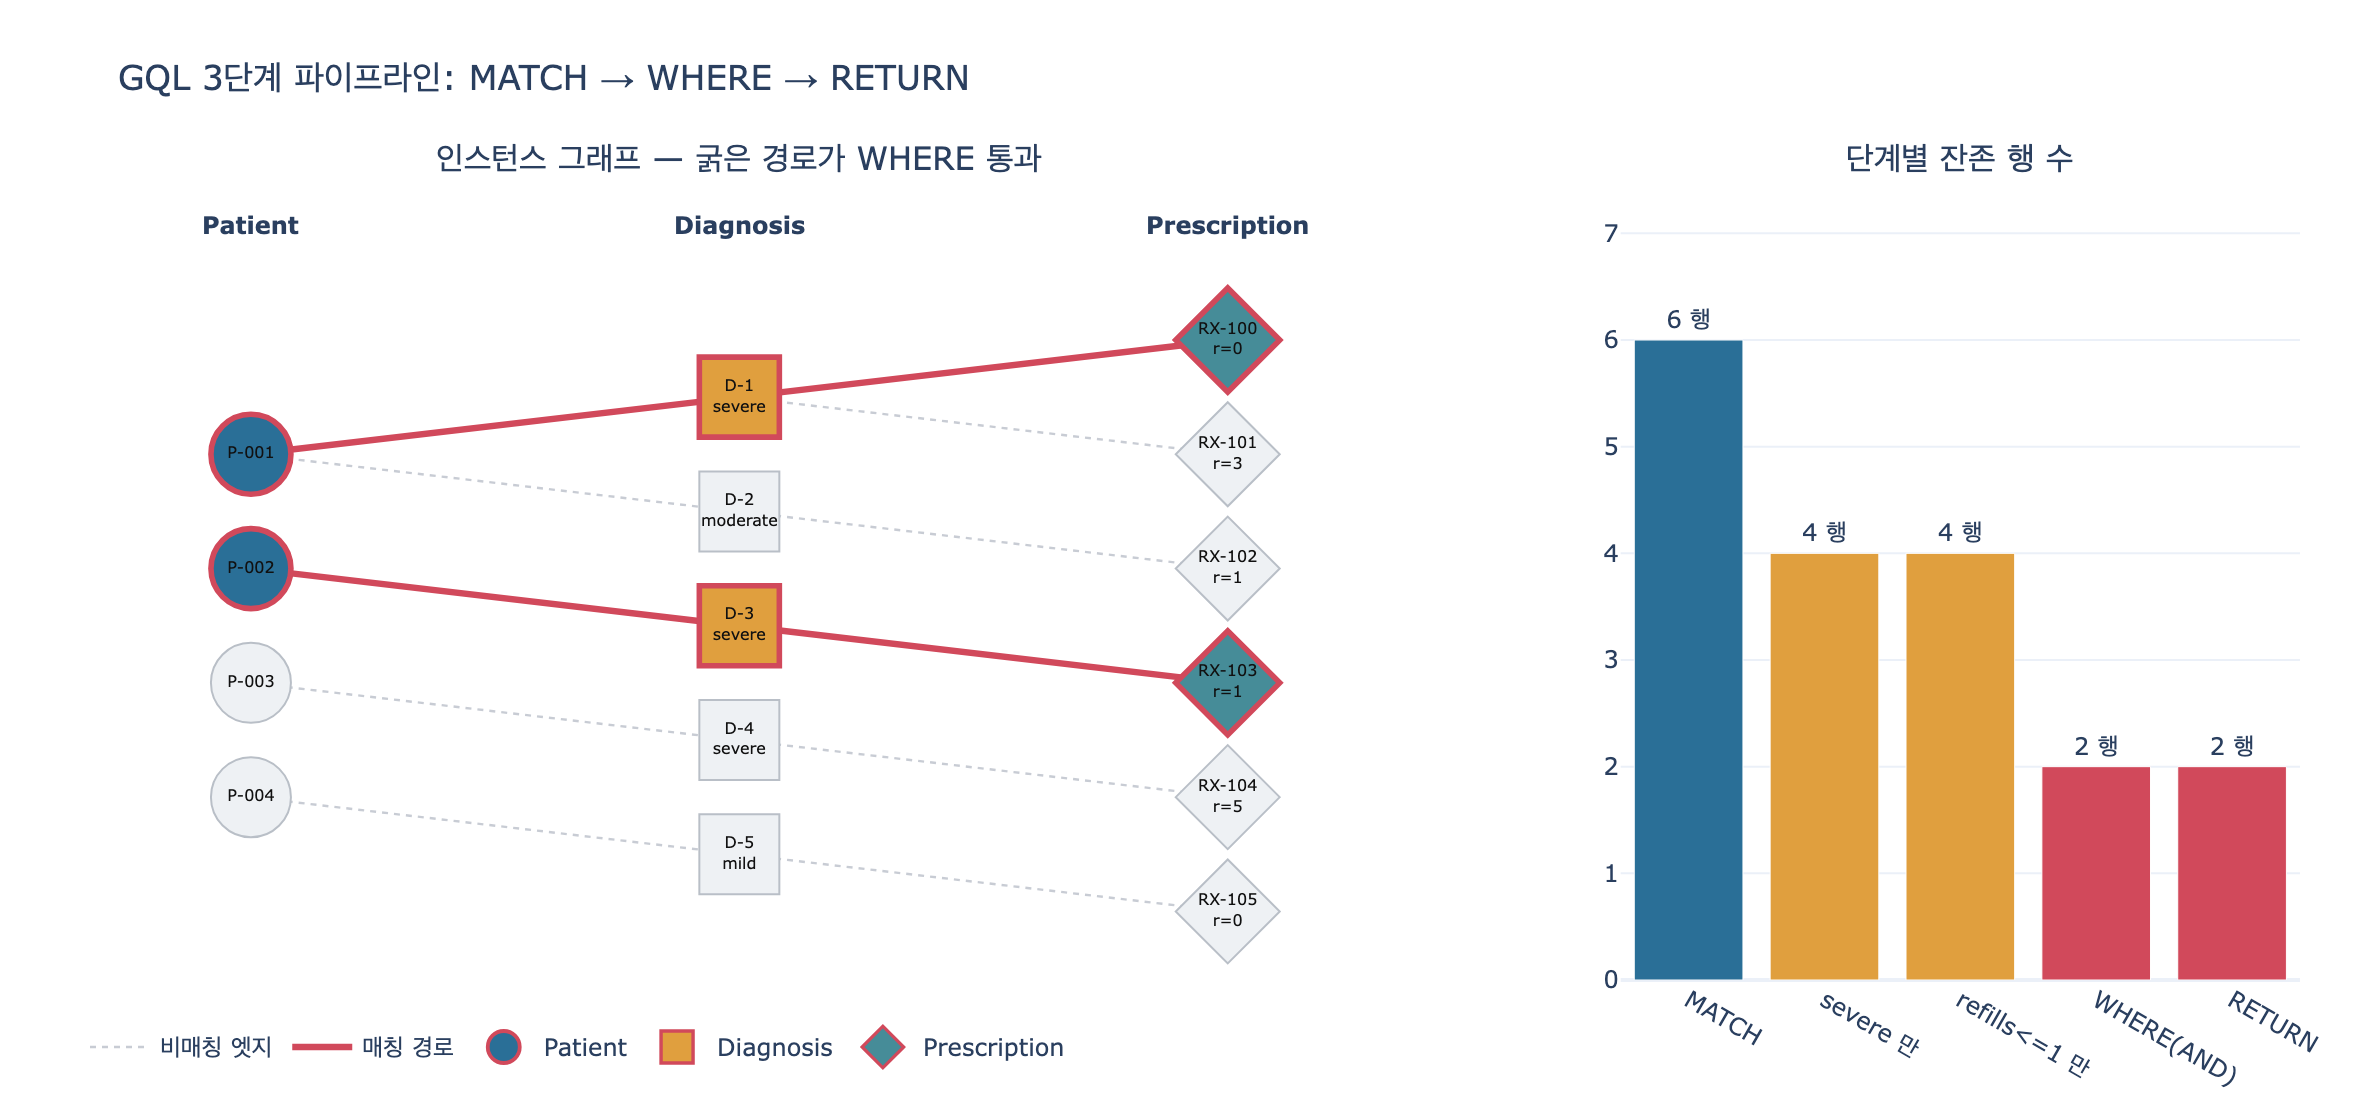

This figure's Python source:
# 필요 패키지: networkx, plotly, kaleido
#   pip install networkx plotly kaleido

# %% [markdown]
# # severe 진단 + 처방 소진 환자 찾기 — GQL 쿼리를 파이썬으로 분해하기
#
# 대상 쿼리:
#
# ```gql
# MATCH (p:Patient)-[:diagnosed_with]->(d:Diagnosis)-[:treated_by]->(rx:Prescription)
# WHERE d.severity = 'severe' AND rx.refillsRemaining <= 1
# RETURN p.patientId, d.description, rx.medication, rx.refillsRemaining
# ```
#
# 그래프 질의는 세 단계 파이프라인이다. 각 단계는 **행(row) 집합**을 입출력한다.
#
# $$\underbrace{G}_{\text{그래프}} \;\xrightarrow{\;\text{MATCH}\;}\;
#   R_0 \;\xrightarrow{\;\text{WHERE}\;}\; R_1 \;\xrightarrow{\;\text{RETURN}\;}\; R_2$$
#
# - **MATCH**: 그래프에서 패턴에 맞는 경로를 모두 열거해 바인딩 행 $R_0$ 생성
#   $$R_0 = \{(p,d,rx) \mid p \xrightarrow{\text{diagnosed\_with}} d \xrightarrow{\text{treated\_by}} rx\}$$
# - **WHERE**: 술어로 걸러 $R_1 = \{r \in R_0 \mid \phi(r)\}$
#   $$\phi(p,d,rx) \equiv (d.severity = \texttt{'severe'}) \land (rx.refillsRemaining \le 1)$$
# - **RETURN**: 각 행에서 원하는 프로퍼티만 투영(projection)해 $R_2$ 생성
#
# 이 노트북은 networkx로 작은 인스턴스 그래프를 만들고 위 3단계를
# **순수 파이썬 루프**로 재현하면서, 단계마다 남는 행 수를 세어 본다.

# %%
# --- 공통 셋업: 시각화 헬퍼 (fig.show()를 직접 호출하지 않는다) ---
import pathlib

import networkx as nx


def _show(fig):
    try:
        from IPython import get_ipython

        if get_ipython() is not None:  # VSCode 셀/Jupyter에서만 렌더링
            fig.show()
    except ImportError:
        pass


HERE = pathlib.Path(__file__).parent if "__file__" in globals() else pathlib.Path.cwd()
print("networkx", nx.__version__)
# 출력: networkx 3.2.1

# %% [markdown]
# ## 1. 인스턴스 그래프 만들기
#
# 온톨로지(스키마)는 "Patient 는 diagnosed_with 로 Diagnosis 를 가리킨다"는 **타입 수준** 규칙이고,
# 인스턴스 그래프는 그 규칙을 따르는 **개별 노드/엣지**다. MATCH 는 인스턴스 그래프를 훑는다.
#
# | 엔티티 | 식별자 | 이 예제에서 쓰는 프로퍼티 |
# |---|---|---|
# | `Patient` | `patientId` | — |
# | `Diagnosis` | `diagnosisId` | `description`, `severity`, `icdCode` |
# | `Prescription` | `rxNumber` | `medication`, `refillsRemaining` |
#
# 관계는 방향이 있는 두 개: `diagnosed_with` (Patient → Diagnosis),
# `treated_by` (Diagnosis → Prescription). 둘 다 one-to-many 이므로
# 한 환자가 진단 여러 개를, 한 진단이 처방 여러 개를 가질 수 있다.

# %%
G = nx.MultiDiGraph()  # 같은 두 노드 사이 여러 관계 타입을 허용하려면 MultiDiGraph

patients = [
    ("P-001", {"patientId": "P-001", "mrn": "MRN-88121", "bloodType": "A+"}),
    ("P-002", {"patientId": "P-002", "mrn": "MRN-88122", "bloodType": "O-"}),
    ("P-003", {"patientId": "P-003", "mrn": "MRN-88123", "bloodType": "B+"}),
    ("P-004", {"patientId": "P-004", "mrn": "MRN-88124", "bloodType": "AB+"}),
]
diagnoses = [
    ("D-1", {"diagnosisId": "D-1", "icdCode": "I50.9", "description": "Heart failure", "severity": "severe"}),
    ("D-2", {"diagnosisId": "D-2", "icdCode": "E11.9", "description": "Type 2 diabetes", "severity": "moderate"}),
    ("D-3", {"diagnosisId": "D-3", "icdCode": "J45.5", "description": "Severe asthma", "severity": "severe"}),
    ("D-4", {"diagnosisId": "D-4", "icdCode": "N18.5", "description": "Kidney failure", "severity": "severe"}),
    ("D-5", {"diagnosisId": "D-5", "icdCode": "M54.5", "description": "Low back pain", "severity": "mild"}),
]
prescriptions = [
    ("RX-100", {"rxNumber": "RX-100", "medication": "Furosemide", "dosage": "40mg", "refillsRemaining": 0}),
    ("RX-101", {"rxNumber": "RX-101", "medication": "Carvedilol", "dosage": "12.5mg", "refillsRemaining": 3}),
    ("RX-102", {"rxNumber": "RX-102", "medication": "Metformin", "dosage": "500mg", "refillsRemaining": 1}),
    ("RX-103", {"rxNumber": "RX-103", "medication": "Fluticasone", "dosage": "250mcg", "refillsRemaining": 1}),
    ("RX-104", {"rxNumber": "RX-104", "medication": "Epoetin alfa", "dosage": "4000IU", "refillsRemaining": 5}),
    ("RX-105", {"rxNumber": "RX-105", "medication": "Ibuprofen", "dosage": "400mg", "refillsRemaining": 0}),
]

for nid, props in patients:
    G.add_node(nid, label="Patient", **props)
for nid, props in diagnoses:
    G.add_node(nid, label="Diagnosis", **props)
for nid, props in prescriptions:
    G.add_node(nid, label="Prescription", **props)

# diagnosed_with: Patient -> Diagnosis
for src, dst in [("P-001", "D-1"), ("P-001", "D-2"), ("P-002", "D-3"), ("P-003", "D-4"), ("P-004", "D-5")]:
    G.add_edge(src, dst, key="diagnosed_with", type="diagnosed_with")

# treated_by: Diagnosis -> Prescription
for src, dst in [
    ("D-1", "RX-100"),
    ("D-1", "RX-101"),  # 한 진단에 처방 2개 (one-to-many)
    ("D-2", "RX-102"),
    ("D-3", "RX-103"),
    ("D-4", "RX-104"),
    ("D-5", "RX-105"),
]:
    G.add_edge(src, dst, key="treated_by", type="treated_by")

print("nodes:", G.number_of_nodes(), "edges:", G.number_of_edges())
print("D-4 는 treated_by 로 RX-104(refills=5) 만 가짐 →", list(G.successors("D-4")))
# 출력: nodes: 15 edges: 11
# 출력: D-4 는 treated_by 로 RX-104(refills=5) 만 가짐 → ['RX-104']

# %% [markdown]
# ## 2. MATCH — 3-hop 경로 열거
#
# ```
# (p:Patient)-[:diagnosed_with]->(d:Diagnosis)-[:treated_by]->(rx:Prescription)
# ```
#
# 문법을 조각으로 읽는다:
#
# | 조각 | 의미 |
# |---|---|
# | `(p:Patient)` | 소괄호 = **노드**. `p` 는 변수(바인딩 이름), `:Patient` 는 라벨/타입 제약 |
# | `-[:diagnosed_with]->` | 대괄호 = **관계**. `:diagnosed_with` 는 관계 타입, `->` 는 방향 |
# | `(d:Diagnosis)` | 중간 노드. `d` 로 바인딩해 WHERE/RETURN 에서 재사용 |
# | `-[:treated_by]->` | 두 번째 hop |
# | `(rx:Prescription)` | 종점 노드 |
#
# 노드가 3개이므로 **2 hop**(엣지 2개)이고, 노드까지 세면 3-노드 경로다.
# 관계에는 변수를 안 붙였다(`-[:treated_by]->`) — 관계 프로퍼티를 쓸 일이 없기 때문.
# 필요하면 `-[t:treated_by]->` 처럼 이름을 줄 수 있다.
#
# **방향이 왜 중요한가**: `->` 를 `<-` 로 바꾸면 "처방이 진단을 치료한다"는 반대 의미가 되어
# 매칭 결과가 0행이 된다. 온톨로지에서 `treated_by` 는 `Diagnosis → Prescription` 으로
# 선언됐으므로 진단 쪽에서 나가는 화살표만 존재한다.
#
# MATCH 의 출력은 하나의 노드가 아니라 **변수 → 노드** 바인딩 행들이다:
#
# $$R_0 \subseteq V_{\text{Patient}} \times V_{\text{Diagnosis}} \times V_{\text{Prescription}}$$

# %%
def out_edges_of_type(g, node, rel_type):
    """node 에서 나가는 rel_type 엣지의 목적지들 (화살표 방향 -> 을 그대로 구현)."""
    return [dst for _, dst, data in g.out_edges(node, data=True) if data["type"] == rel_type]


def match_pattern(g):
    """(p:Patient)-[:diagnosed_with]->(d:Diagnosis)-[:treated_by]->(rx:Prescription)"""
    rows = []
    for p in [n for n, a in g.nodes(data=True) if a["label"] == "Patient"]:  # (p:Patient)
        for d in out_edges_of_type(g, p, "diagnosed_with"):  # -[:diagnosed_with]->
            if g.nodes[d]["label"] != "Diagnosis":  # (d:Diagnosis) 라벨 제약
                continue
            for rx in out_edges_of_type(g, d, "treated_by"):  # -[:treated_by]->
                if g.nodes[rx]["label"] != "Prescription":  # (rx:Prescription)
                    continue
                rows.append({"p": p, "d": d, "rx": rx})
    return rows


R0 = match_pattern(G)
print(f"MATCH 결과: {len(R0)} 행")
for r in R0:
    print("   ", r["p"], "->", r["d"], "->", r["rx"])
# 출력: MATCH 결과: 6 행
# 출력:     P-001 -> D-1 -> RX-100
# 출력:     P-001 -> D-1 -> RX-101
# 출력:     P-001 -> D-2 -> RX-102
# 출력:     P-002 -> D-3 -> RX-103
# 출력:     P-003 -> D-4 -> RX-104
# 출력:     P-004 -> D-5 -> RX-105

# %% [markdown]
# 주의: `P-001` 이 **두 번** 나온다. 진단 `D-1` 에 처방이 2개(`RX-100`, `RX-101`)라
# 경로가 갈라졌기 때문이다. 그래프 질의의 결과는 "환자 목록"이 아니라 **경로 목록**이다.
# 환자 단위로 접고 싶으면 `RETURN DISTINCT p.patientId` 또는 집계를 써야 한다.
#
# ## 3. WHERE — 두 개의 술어를 AND 로 결합
#
# ```
# WHERE d.severity = 'severe' AND rx.refillsRemaining <= 1
# ```
#
# | 술어 | 바인딩 | 종류 | 의도 |
# |---|---|---|---|
# | `d.severity = 'severe'` | 중간 노드 `d` | 문자열 동등 비교 | 위험도 층화(risk stratification) — 중증만 |
# | `rx.refillsRemaining <= 1` | 종점 노드 `rx` | 정수 범위 비교 | 소진 임박 재고 |
#
# 두 조건이 **서로 다른 변수**에 걸린다는 게 핵심이다. MATCH 가 `p`, `d`, `rx` 를
# 한 행에 묶어 놨기 때문에, 경로를 따로 조인하지 않고도 진단 속성과 처방 속성을
# 같은 술어에서 함께 볼 수 있다.
#
# GQL/Cypher 에서 `=` 는 **비교** 연산자다(대입이 아니다). 문자열 리터럴은 작은따옴표.
# `severity` 는 온톨로지에서 string 타입이므로 `= 'severe'` 처럼 정확히 일치해야 하고,
# `'Severe'` 는 매칭되지 않는다(대소문자 구분).
#
# ### `<= 1` 을 쓰는 임상적 의도
#
# 원문 시나리오는 `refillsRemaining = 0` 을 예로 들었지만, 이 쿼리는 `<= 1` 을 쓴다.
#
# - `= 0` → 이미 **바닥난** 환자만. 발견 시점에 치료가 끊긴 상태 = 사후 대응.
# - `<= 1` → 0 과 1 을 함께. 마지막 리필 1회가 남은 환자까지 포함 = **사전 개입**.
#   중증 환자에게 약이 끊기는 것은 재입원·악화로 직결되므로, 처방 갱신 리드타임을
#   확보하려면 "곧 소진될" 구간을 미리 잡아야 한다.
# - `refillsRemaining` 이 정수 타입이라 이런 범위 비교가 가능하다. string 이었다면
#   사전식 비교로 떨어져 `"10" < "2"` 같은 오답이 나온다.
#
# 임계값 1 은 도메인 파라미터다. 갱신에 며칠 걸리는 전문의약품이라면 `<= 2` 로 넓힐 수 있다.

# %%
def where_clause(row, g):
    d_props = g.nodes[row["d"]]
    rx_props = g.nodes[row["rx"]]
    cond_severity = d_props["severity"] == "severe"  # d.severity = 'severe'
    cond_refills = rx_props["refillsRemaining"] <= 1  # rx.refillsRemaining <= 1
    return cond_severity and cond_refills, cond_severity, cond_refills


print(f"{'행':<22}{'severe?':<10}{'refills<=1?':<14}{'AND':<6}")
for r in R0:
    ok, c1, c2 = where_clause(r, G)
    path = f"{r['p']}/{r['d']}/{r['rx']}"
    print(f"{path:<22}{str(c1):<10}{str(c2):<14}{str(ok):<6}")

# 조건별로 몇 행이 살아남는지 (AND 가 왜 좁히는지 확인)
only_sev = [r for r in R0 if where_clause(r, G)[1]]
only_ref = [r for r in R0 if where_clause(r, G)[2]]
R1 = [r for r in R0 if where_clause(r, G)[0]]
print()
print(f"MATCH 전체                : {len(R0)} 행")
print(f"severity='severe' 만      : {len(only_sev)} 행")
print(f"refillsRemaining<=1 만    : {len(only_ref)} 행")
print(f"AND (WHERE 최종)          : {len(R1)} 행")
# 출력: 행                    severe?   refills<=1?   AND
# 출력: P-001/D-1/RX-100      True      True          True
# 출력: P-001/D-1/RX-101      True      False         False
# 출력: P-001/D-2/RX-102      False     True          False
# 출력: P-002/D-3/RX-103      True      True          True
# 출력: P-003/D-4/RX-104      True      False         False
# 출력: P-004/D-5/RX-105      False     True          False
# 출력:
# 출력: MATCH 전체                : 6 행
# 출력: severity='severe' 만      : 4 행
# 출력: refillsRemaining<=1 만    : 4 행
# 출력: AND (WHERE 최종)          : 2 행

# %% [markdown]
# 각 조건 단독으로는 4행이지만 AND 는 2행만 남긴다.
# 필터를 따로 돌려 교집합을 구하는 것과 결과가 같다:
#
# $$|R_1| = |\{severe\} \cap \{refills \le 1\}| = 2$$
#
# 탈락 이유를 하나씩 보면 술어의 역할이 분명해진다:
#
# - `P-001/D-1/RX-101` — 중증이지만 리필 3회 남음 → 아직 급하지 않다
# - `P-001/D-2/RX-102` — 리필 1회지만 moderate → 우선순위 낮다
# - `P-003/D-4/RX-104` — 중증 신부전이지만 리필 5회 → 여유 있다
# - `P-004/D-5/RX-105` — 리필 0회지만 mild(요통) → 진통제라 응급 아님
#
# ## 4. RETURN — 프로젝션
#
# ```
# RETURN p.patientId, d.description, rx.medication, rx.refillsRemaining
# ```
#
# 노드 전체를 돌려주지 않고 **프로퍼티 4개만** 뽑는다(projection).
# `p.patientId` 처럼 `변수.프로퍼티` 형태이고, 각 항목이 결과 테이블의 컬럼이 된다.
#
# 컬럼 선택에도 의도가 있다 — 이 결과는 그대로 **콜 리스트(call list)** 로 쓸 수 있다:
# 누구에게(`patientId`) 왜(`description`) 어떤 약을(`medication`)
# 얼마나 급하게(`refillsRemaining`) 연락할지가 한 행에 담긴다.
# `refillsRemaining` 은 WHERE 에서 이미 걸렀지만, 0 과 1 을 구분해 **우선순위**를
# 정하려면 값 자체가 필요하므로 RETURN 에 다시 등장한다.

# %%
def return_clause(rows, g):
    out = []
    for r in rows:
        out.append(
            {
                "p.patientId": g.nodes[r["p"]]["patientId"],
                "d.description": g.nodes[r["d"]]["description"],
                "rx.medication": g.nodes[r["rx"]]["medication"],
                "rx.refillsRemaining": g.nodes[r["rx"]]["refillsRemaining"],
            }
        )
    return out


R2 = return_clause(R1, G)

cols = ["p.patientId", "d.description", "rx.medication", "rx.refillsRemaining"]
widths = [max(len(c), *(len(str(row[c])) for row in R2)) + 2 for c in cols]
print("".join(c.ljust(w) for c, w in zip(cols, widths)))
print("".join("-" * (w - 2) + "  " for w in widths))
for row in sorted(R2, key=lambda r: r["rx.refillsRemaining"]):  # 급한 순
    print("".join(str(row[c]).ljust(w) for c, w in zip(cols, widths)))
print(f"\n최종: {len(R2)} 행  (MATCH {len(R0)} → WHERE {len(R1)} → RETURN {len(R2)})")
# 출력: p.patientId  d.description  rx.medication  rx.refillsRemaining
# 출력: -----------  -------------  -------------  -------------------
# 출력: P-001        Heart failure  Furosemide     0
# 출력: P-002        Severe asthma  Fluticasone    1
# 출력:
# 출력: 최종: 2 행  (MATCH 6 → WHERE 2 → RETURN 2)

# %% [markdown]
# RETURN 은 행 수를 바꾸지 않는다(집계나 DISTINCT 가 없으므로). 컬럼 폭만 줄인다.
# 전체 파이프라인의 행 수 변화:
#
# $$15\ \text{노드} \xrightarrow{\text{MATCH}} 6 \xrightarrow{\text{WHERE}} 2 \xrightarrow{\text{RETURN}} 2$$
#
# ## 5. 시각화 — 그래프에서 어느 경로가 살아남았나
#
# 왼쪽: 인스턴스 그래프. 매칭에 성공한 경로를 굵게 표시.
# 오른쪽: 단계별 잔존 행 수(퍼널).

# %%
import plotly.graph_objects as go
from plotly.subplots import make_subplots

# 계층 레이아웃: Patient(x=0), Diagnosis(x=1), Prescription(x=2)
COL_X = {"Patient": 0.0, "Diagnosis": 1.0, "Prescription": 2.0}
pos = {}
for label in COL_X:
    nodes_in_col = [n for n, a in G.nodes(data=True) if a["label"] == label]
    n = len(nodes_in_col)
    for i, nid in enumerate(nodes_in_col):
        pos[nid] = (COL_X[label], -(i - (n - 1) / 2))

matched_edges = set()
matched_nodes = set()
for r in R1:
    matched_edges.add((r["p"], r["d"]))
    matched_edges.add((r["d"], r["rx"]))
    matched_nodes.update([r["p"], r["d"], r["rx"]])

fig = make_subplots(
    rows=1,
    cols=2,
    column_widths=[0.66, 0.34],
    subplot_titles=(
        "인스턴스 그래프 — 굵은 경로가 WHERE 통과",
        "단계별 잔존 행 수",
    ),
    specs=[[{"type": "scatter"}, {"type": "bar"}]],
)

# 엣지: 매칭 여부로 두 그룹
for is_matched, color, width, dash in [(False, "#c8ccd4", 1.2, "dot"), (True, "#d1495b", 3.2, "solid")]:
    xs, ys = [], []
    for u, v, data in G.edges(data=True):
        if ((u, v) in matched_edges) != is_matched:
            continue
        x0, y0 = pos[u]
        x1, y1 = pos[v]
        xs += [x0, x1, None]
        ys += [y0, y1, None]
    fig.add_trace(
        go.Scatter(
            x=xs,
            y=ys,
            mode="lines",
            line=dict(color=color, width=width, dash=dash),
            hoverinfo="skip",
            name="매칭 경로" if is_matched else "비매칭 엣지",
        ),
        row=1,
        col=1,
    )

# 노드
SHAPE = {"Patient": "circle", "Diagnosis": "square", "Prescription": "diamond"}
BASE = {"Patient": "#2a6f97", "Diagnosis": "#e09f3e", "Prescription": "#468c98"}
for label in COL_X:
    nodes_in_col = [n for n, a in G.nodes(data=True) if a["label"] == label]
    texts, hovers, colors, lws, lcs = [], [], [], [], []
    for nid in nodes_in_col:
        a = G.nodes[nid]
        if label == "Diagnosis":
            texts.append(f"{nid}<br>{a['severity']}")
            hovers.append(f"{a['description']}<br>severity={a['severity']}<br>icd={a['icdCode']}")
        elif label == "Prescription":
            texts.append(f"{nid}<br>r={a['refillsRemaining']}")
            hovers.append(f"{a['medication']} {a['dosage']}<br>refillsRemaining={a['refillsRemaining']}")
        else:
            texts.append(nid)
            hovers.append(f"patientId={a['patientId']}<br>mrn={a['mrn']}")
        hit = nid in matched_nodes
        colors.append(BASE[label] if hit else "#eef1f4")
        lws.append(2.8 if hit else 1.0)
        lcs.append("#d1495b" if hit else "#b9bfc7")
    fig.add_trace(
        go.Scatter(
            x=[pos[n][0] for n in nodes_in_col],
            y=[pos[n][1] for n in nodes_in_col],
            mode="markers+text",
            marker=dict(
                size=40,
                symbol=SHAPE[label],
                color=colors,
                line=dict(color=lcs, width=lws),
            ),
            text=texts,
            textposition="middle center",
            textfont=dict(size=8, color="#111"),
            hovertext=hovers,
            hoverinfo="text",
            name=label,
        ),
        row=1,
        col=1,
    )

# 퍼널
stages = ["MATCH", "severe 만", "refills<=1 만", "WHERE(AND)", "RETURN"]
counts = [len(R0), len(only_sev), len(only_ref), len(R1), len(R2)]
fig.add_trace(
    go.Bar(
        x=stages,
        y=counts,
        text=[f"{c} 행" for c in counts],
        textposition="outside",
        marker_color=["#2a6f97", "#e09f3e", "#e09f3e", "#d1495b", "#d1495b"],
        showlegend=False,
    ),
    row=1,
    col=2,
)

fig.update_xaxes(visible=False, range=[-0.35, 2.35], row=1, col=1)
fig.update_yaxes(visible=False, range=[-3.1, 3.9], row=1, col=1)
fig.update_yaxes(range=[0, len(R0) + 1.5], row=1, col=2)
fig.update_layout(
    title="GQL 3단계 파이프라인: MATCH → WHERE → RETURN",
    template="plotly_white",
    width=1180,
    height=560,
    legend=dict(orientation="h", yanchor="bottom", y=-0.12, x=0),
    margin=dict(l=40, r=30, t=90, b=70),
)

# 컬럼 라벨 주석
for label, x in COL_X.items():
    fig.add_annotation(x=x, y=3.5, text=f"<b>{label}</b>", showarrow=False, font=dict(size=12), row=1, col=1)

_show(fig)
fig.write_image(str(HERE / "expy.png"), scale=2)
print("saved:", HERE / "expy.png")
# 출력: saved: .../expy.png

# %% [markdown]
# ## 6. 정리
#
# | 절 | 하는 일 | 이 예제에서 |
# |---|---|---|
# | `MATCH (p:Patient)-[:diagnosed_with]->(d:Diagnosis)-[:treated_by]->(rx:Prescription)` | 2-hop 경로를 열거해 `(p,d,rx)` 바인딩 행 생성 | 6 행 |
# | `WHERE d.severity = 'severe' AND rx.refillsRemaining <= 1` | 서로 다른 변수의 술어를 AND 결합 | 2 행 |
# | `RETURN p.patientId, d.description, rx.medication, rx.refillsRemaining` | 프로퍼티 4개 투영 | 2 행 × 4 컬럼 |
#
# 기억할 점:
#
# 1. **변수 바인딩**이 조인을 대신한다 — `p`, `d`, `rx` 가 한 행에 있으므로
#    환자·진단·처방 속성을 한 WHERE 에서 함께 본다.
# 2. **화살표 방향**은 온톨로지 선언(`Diagnosis → Prescription`)을 따라야 한다.
#    뒤집으면 0행.
# 3. **행 = 경로**, 행 ≠ 환자. 한 진단에 처방이 여럿이면 같은 환자가 여러 행에 나온다.
# 4. **`<= 1`** 은 "이미 끊긴" 환자(`= 0`)보다 한 걸음 앞서 개입하기 위한 임계값이며,
#    `refillsRemaining` 이 integer 타입이라 성립한다.
